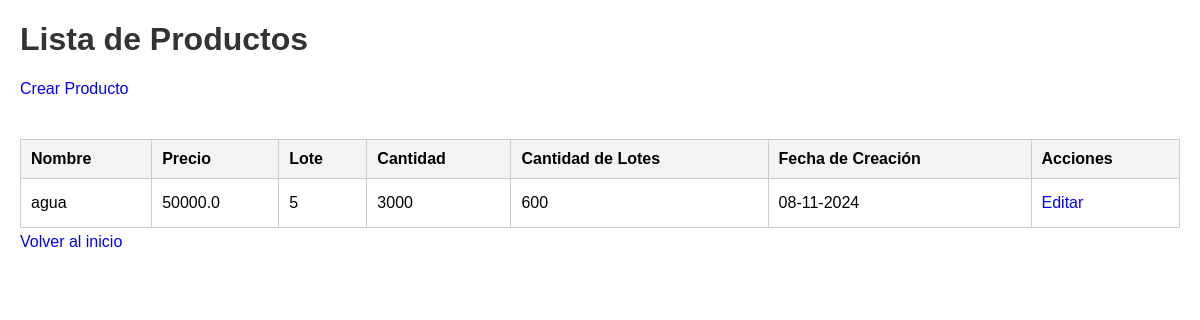
/listar_productos, run on an earlier commit of the app's database.
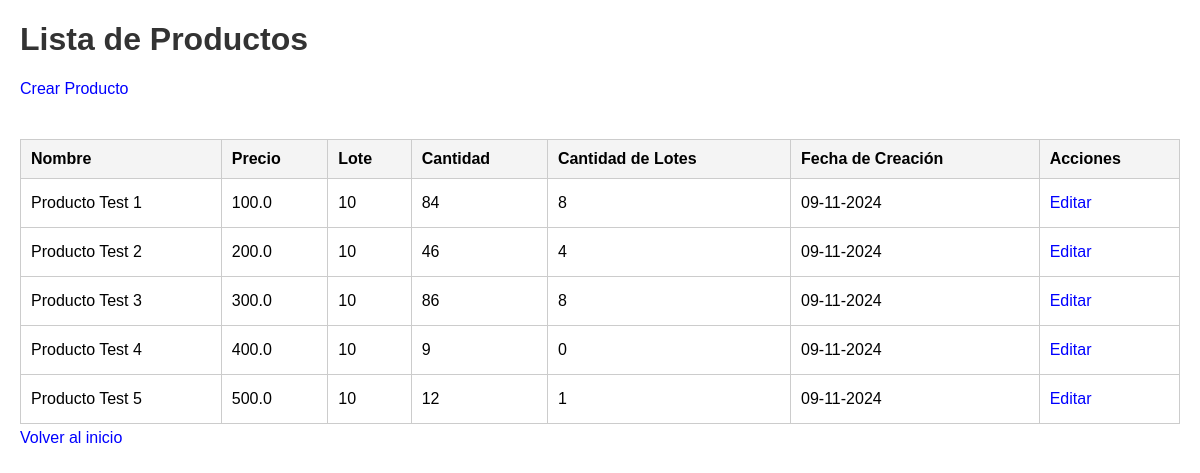
And on a later commit of the database.
### models.py (models this page shows)
class Productos(db.Model):
    __tablename__ = 'productos'
    id = db.Column(db.Integer, primary_key=True)
    nombre = db.Column(db.String(100), nullable=False)
    precio = db.Column(db.Float, nullable=False)
    lotes = db.Column(db.Integer, nullable=False)
    cantidad = db.Column(db.Integer, nullable=False)
    materiales = db.relationship('Material', backref='producto_rel', lazy=True)
    fecha_creacion = db.Column(db.DateTime, nullable=False, default=datetime.utcnow)
    @property
    def cantidad_lotes(self):
        return self.cantidad // self.lotes if self.lotes > 0 else 0

### app.py (the view)
@app.route('/listar_productos')
def listar_productos():
    productos = Productos.query.all()
    return render_template('listar_productos.html', productos=productos)

### templates/listar_productos.html (shortened to what this page needs)
<!DOCTYPE html>
<html lang="es">
<head>
    <link rel="stylesheet" href="{{ url_for('static', filename='styles.css') }}">
</head>
<body>
    <h1>Lista de Productos</h1>
    <a href="{{ url_for('agregar_producto') }}">Crear Producto</a><br><br>
    <table>
        <thead>
            <tr>
                <th>Nombre</th>
                <th>Precio</th>
                <th>Lote</th>
                <th>Cantidad</th>
                <th>Cantidad de Lotes</th>
                <th>Fecha de Creación</th>
                <th>Acciones</th>
            </tr>
        </thead>
        <tbody>
            {% for producto in productos %}
            <tr>
                <td>{{ producto.nombre }}</td>
                <td>{{ producto.precio }}</td>
                <td>{{ producto.lotes }}</td>
                <td>{{ producto.cantidad }}</td>
                <td>{{ producto.cantidad_lotes }}</td>
                <td>{{ producto.fecha_creacion.strftime('%d-%m-%Y') }}</td>
                <td>
                    <a href="{{ url_for('editar_producto', id=producto.id) }}">Editar</a>
                </td>
            </tr>
            {% endfor %}
        </tbody>
    </table>
    <a href="{{ url_for('index') }}">Volver al inicio</a>
</body>
</html>

### static/styles.css (style rules this page uses)
body { font-family: Arial, sans-serif; margin: 20px; }
h1 { color: #333; }
a { display: block; margin: 5px 0; color: blue; text-decoration: none; }
table { width: 100%; border-collapse: collapse; }
th, td { border: 1px solid #ccc; padding: 10px; text-align: left; }
th { background-color: #f4f4f4; }

What changed in the data, as far as the page shows it:
removed Productos: nombre "agua", precio "50000.0", lotes "5", cantidad "3000", cantidad_lotes "600", fecha_creacion "08-11-2024"
added Productos: nombre "Producto Test 1", precio "100.0", lotes "10", cantidad "84", cantidad_lotes "8", fecha_creacion "09-11-2024"
added Productos: nombre "Producto Test 2", precio "200.0", lotes "10", cantidad "46", cantidad_lotes "4", fecha_creacion "09-11-2024"
added Productos: nombre "Producto Test 3", precio "300.0", lotes "10", cantidad "86", cantidad_lotes "8", fecha_creacion "09-11-2024"
added Productos: nombre "Producto Test 4", precio "400.0", lotes "10", cantidad "9", cantidad_lotes "0", fecha_creacion "09-11-2024"
added Productos: nombre "Producto Test 5", precio "500.0", lotes "10", cantidad "12", cantidad_lotes "1", fecha_creacion "09-11-2024"
